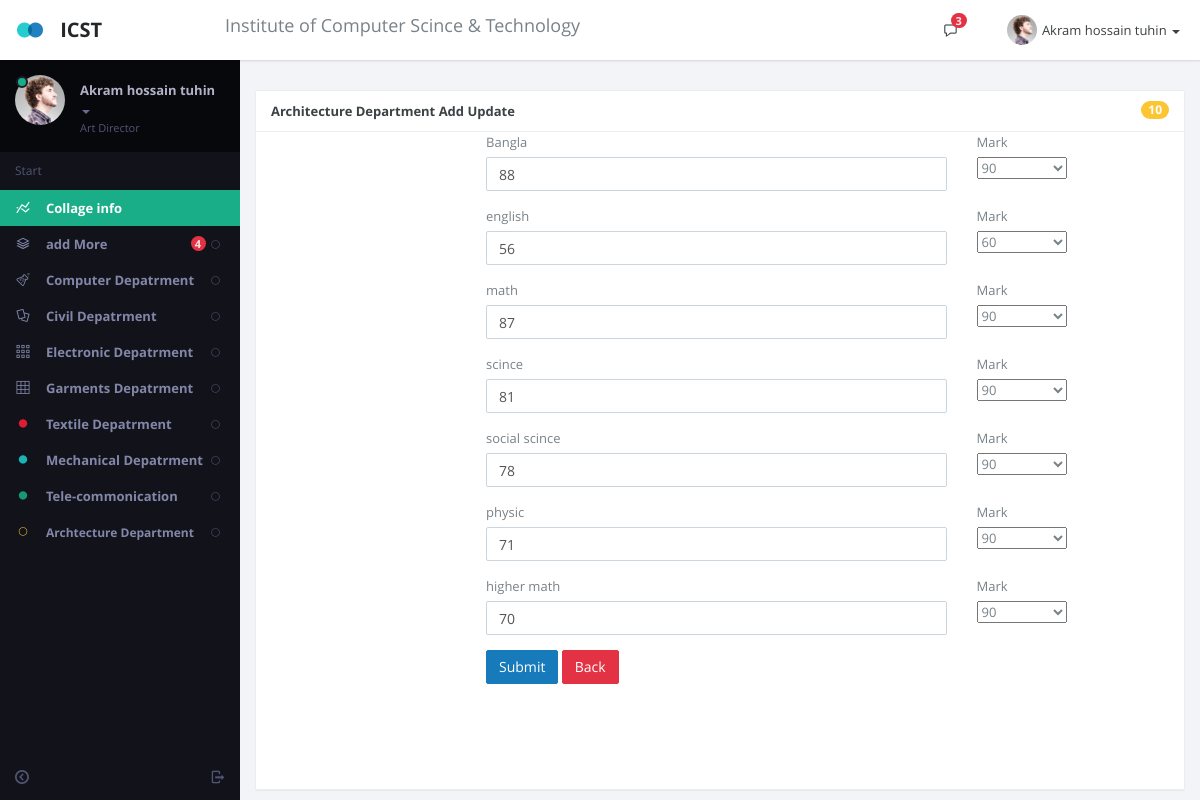
The app's page /admin/updateArchitecture.php?id=11 (signed in) with its own data.
### tables this page shows
CREATE TABLE `Architecture` (
  `id` int(15) NOT NULL,
  `semester` varchar(25) DEFAULT NULL,
  `name` varchar(25) DEFAULT NULL,
  `roll` int(22) DEFAULT NULL,
  `reg` int(25) DEFAULT NULL,
  `department` varchar(15) DEFAULT NULL,
  `board` varchar(15) DEFAULT NULL,
  `image` varchar(200) DEFAULT NULL,
  `Subject_1` varchar(25) DEFAULT NULL,
  `Mark_1` varchar(25) DEFAULT NULL,
  `Subject_2` varchar(25) DEFAULT NULL,
  `mark_2` varchar(25) DEFAULT NULL,
  `Subject_3` varchar(25) DEFAULT NULL,
  `mark_3` varchar(25) DEFAULT NULL,
  `subject_4` varchar(25) DEFAULT NULL,
  `mark_4` varchar(25) DEFAULT NULL,
  `Subject_5` varchar(25) DEFAULT NULL,
  `mark_5` varchar(25) DEFAULT NULL,
  `Subject_6` varchar(25) DEFAULT NULL,
  `mark6` varchar(25) DEFAULT NULL,
  `Subject_7` varchar(25) DEFAULT NULL,
  `mark_7` varchar(25) DEFAULT NULL
);

CREATE TABLE `Architecture_result` (
  `id` int(30) NOT NULL,
  `sid` int(30) DEFAULT NULL,
  `semester` varchar(15) DEFAULT NULL,
  `name` varchar(25) DEFAULT NULL,
  `roll` varchar(14) DEFAULT NULL,
  `reg` varchar(19) DEFAULT NULL,
  `department` varchar(25) DEFAULT NULL,
  `board` varchar(20) DEFAULT NULL,
  `image` varchar(250) DEFAULT NULL,
  `subject1` varchar(25) DEFAULT NULL,
  `Subject1_m` varchar(10) DEFAULT NULL,
  `Subject1_g` varchar(10) DEFAULT NULL,
  `Subject1_p` varchar(10) DEFAULT NULL,
  `subject2` varchar(25) DEFAULT NULL,
  `Subject2_m` varchar(10) DEFAULT NULL,
  `Subject2_g` varchar(10) DEFAULT NULL,
  `Subject2_p` varchar(10) DEFAULT NULL,
  `subject3` varchar(25) DEFAULT NULL,
  `Subject3_m` varchar(10) DEFAULT NULL,
  `Subject3_g` varchar(10) DEFAULT NULL,
  `Subject3_p` varchar(10) DEFAULT NULL,
  `subject4` varchar(25) DEFAULT NULL,
  `Subject4_m` varchar(10) DEFAULT NULL,
  `Subject4_g` varchar(10) DEFAULT NULL,
  `Subject4_p` varchar(10) DEFAULT NULL,
  `subject5` varchar(25) DEFAULT NULL,
  `Subject5_m` varchar(10) DEFAULT NULL,
  `Subject5_g` varchar(10) DEFAULT NULL,
  `Subject5_p` varchar(10) DEFAULT NULL,
  `subject6` varchar(25) DEFAULT NULL,
  `Subject6_m` varchar(10) DEFAULT NULL,
  `Subject6_g` varchar(10) DEFAULT NULL,
  `Subject6_p` varchar(10) DEFAULT NULL,
  `subject7` varchar(25) DEFAULT NULL,
  `Subject7_m` varchar(10) DEFAULT NULL,
  `Subject7_g` varchar(10) DEFAULT NULL,
  `Subject7_p` varchar(10) DEFAULT NULL,
  `CGPA` varchar(10) DEFAULT NULL,
  `result` varchar(15) DEFAULT NULL
);

### admin/updateArchitecture.php (the view, shortened to what this page needs)
 <?php include_once('lib/header.php');
include_once('database.php');
 ?>
 <?php
$id=$_REQUEST['id'];
     $query="select * from Architecture where id='$id'";
     $connec=$connect -> query($query);
     $data=$connec -> fetch_assoc();
 ?>
 <?php
 $da="select * from Architecture_result where sid='$id'";
 $co=$connect -> query($da);
 $cul=$co -> fetch_assoc();
 ?>
<div class="col-md-12">
 <link rel="stylesheet" href="css/new.css">
                                            <section class="panel b-a" style="margin-top:30px;  min-height: 700px;">
												<div class="panel-heading b-b"> <span class="badge bg-warning pull-right">10</span> <a href="#" class="font-bold">Architecture Department Add Update</a> </div>
												<div class="container-sm container-fluid">
												<div class='row'>
                                                <form  action="<?php echo $_SERVER['PHP_SELF']?>?id=<?php echo $id?>" method="post" enctype="multipart/form-data">
                                   <div class="col-md-8 " style="margin-left:200px;">
           <div class="form-group col-md-10" >
    <label ><?php echo $data['Subject_1'] ?></label>
    <input type="text" name="1st" value="<?php echo $cul['Subject1_m']?>" class="form-control" id="exampleInputEmail1" aria-describedby="emailHelp" placeholder="Enter your subject name">
  </div>
  <div class="col-md-2" >
  <label for="cars">Mark</label>
<select id="cars" name="mark1" style="width:90px; margin-right:40px;">
  <option value="<?php echo $data['Mark_1'] ?>"><?php echo $data['Mark_1'] ?></option>
</select>
</div>
<div class="form-group col-md-10" >
           <label for="exampleInputEmail1"><?php echo $data['Subject_2'] ?></label>
           <input type="text" name="2nd" value="<?php echo $cul['Subject2_m']?>" class="form-control" id="exampleInputEmail1" aria-describedby="emailHelp" placeholder="Enter your subject name">
         </div>
         <div class="col-md-2" >
         <label for="cars">Mark</label>
       <select id="cars" name="mark2" style="width:90px; margin-right:40px;">
         <option value="<?php echo $data['mark_2'] ?>"><?php echo $data['mark_2'] ?></option>
       </select>
       </div>
       <div class="form-group col-md-10" >
           <label for="exampleInputEmail1"><?php echo $data['Subject_3'] ?></label>
           <input type="text" name="3rd" value="<?php echo $cul['Subject3_m']?>" class="form-control" id="exampleInputEmail1" aria-describedby="emailHelp" placeholder="Enter your subject name">
         </div>
         <div class="col-md-2" >
         <label for="cars">Mark</label>
       <select id="cars"   name="mark3" style="width:90px; ">
         <option value="<?php echo $data['mark_3'] ?>"><?php echo $data['mark_3'] ?></option>
       </select>
       </div>
       <div class="form-group col-md-10" >
           <label for="exampleInputEmail1"><?php echo $data['subject_4'] ?></label>
           <input type="text" name="4th" value="<?php echo $cul['Subject4_m']?>" class="form-control" id="exampleInputEmail1" aria-describedby="emailHelp" placeholder="Enter your subject name">
         </div>
         <div class="col-md-2" >
         <label for="cars">Mark</label>
       <select id="cars"  name="mark4" style="width:90px;">
         <option value="<?php echo $data['mark_4'] ?>"><?php echo $data['mark_4'] ?></option>
       </select>
       </div>
       <div class="form-group col-md-10" >
           <label for="exampleInputEmail1"><?php echo $data['Subject_5'] ?></label>
           <input type="text" name="5th" class="form-control" id="exampleInputEmail1" aria-describedby="emailHelp" value="<?php echo $cul['Subject5_m']?>" placeholder="Enter your subject name">
         </div>
         <div class="col-md-2" >
         <label for="cars">Mark</label>
       <select id="cars" name="mark5"  style="width:90px;" >
         <option value="<?php echo $data['mark_5'] ?>"><?php echo $data['mark_5'] ?></option>
       </select>
       </div>
       <div class="form-group col-md-10" >
           <label for="exampleInputEmail1"><?php echo $data['Subject_6'] ?></label>
           <input type="text" name="6th" value="<?php echo $cul['Subject6_m']?>" class="form-control" id="exampleInputEmail1" aria-describedby="emailHelp" placeholder="Enter your subject name">
         </div>
         <div class="col-md-2" >
         <label for="cars">Mark</label>
       <select id="cars"  name="mark6" style="width:90px; ">
         <option value="<?php echo $data['mark6'] ?>"><?php echo $data['mark6'] ?></option>
       </select>
       </div>
       <div class="form-group col-md-10" >
           <label for="exampleInputEmail1"><?php echo $data['Subject_7'] ?></label>
           <input type="text" value="<?php echo $cul['Subject7_m']?>" name="7th" class="form-control" id="exampleInputEmail1" aria-describedby="emailHelp" placeholder="Enter your subject name">
         </div>
         <div class="col-md-2" >
         <label for="cars">Mark</label>
       <select id="cars" name="mark7" style="width:90px;">
         <option value="<?php echo $data['mark_7'] ?>"><?php echo $data['mark_7'] ?></option>
       </select>
       </div>
      <div class="col-md-12">
  <button type="submit" name="submit" class="btn btn-primary">Submit</button>
<a href="arctechar.php" class='btn btn-danger'>Back</a>
  </div>
</form >
<?php include_once('lib/footer.php');
?>

### records on screen
architecture: Subject_1 "Bangla", mark1 "90", Subject_2 "english", mark2 "60", Subject_3 "math", mark3 "90", subject_4 "scince", mark4 "90", Subject_5 "social scince", mark5 "90", Subject_6 "physic", mark6 "90", Subject_7 "higher math", mark7 "90"
architecture_result: Subject1_m "88", Subject2_m "56", Subject3_m "87", Subject4_m "81", Subject5_m "78", Subject6_m "71", Subject7_m "70"

### other values on screen
$_SESSION['name'] "Akram hossain tuhin"
